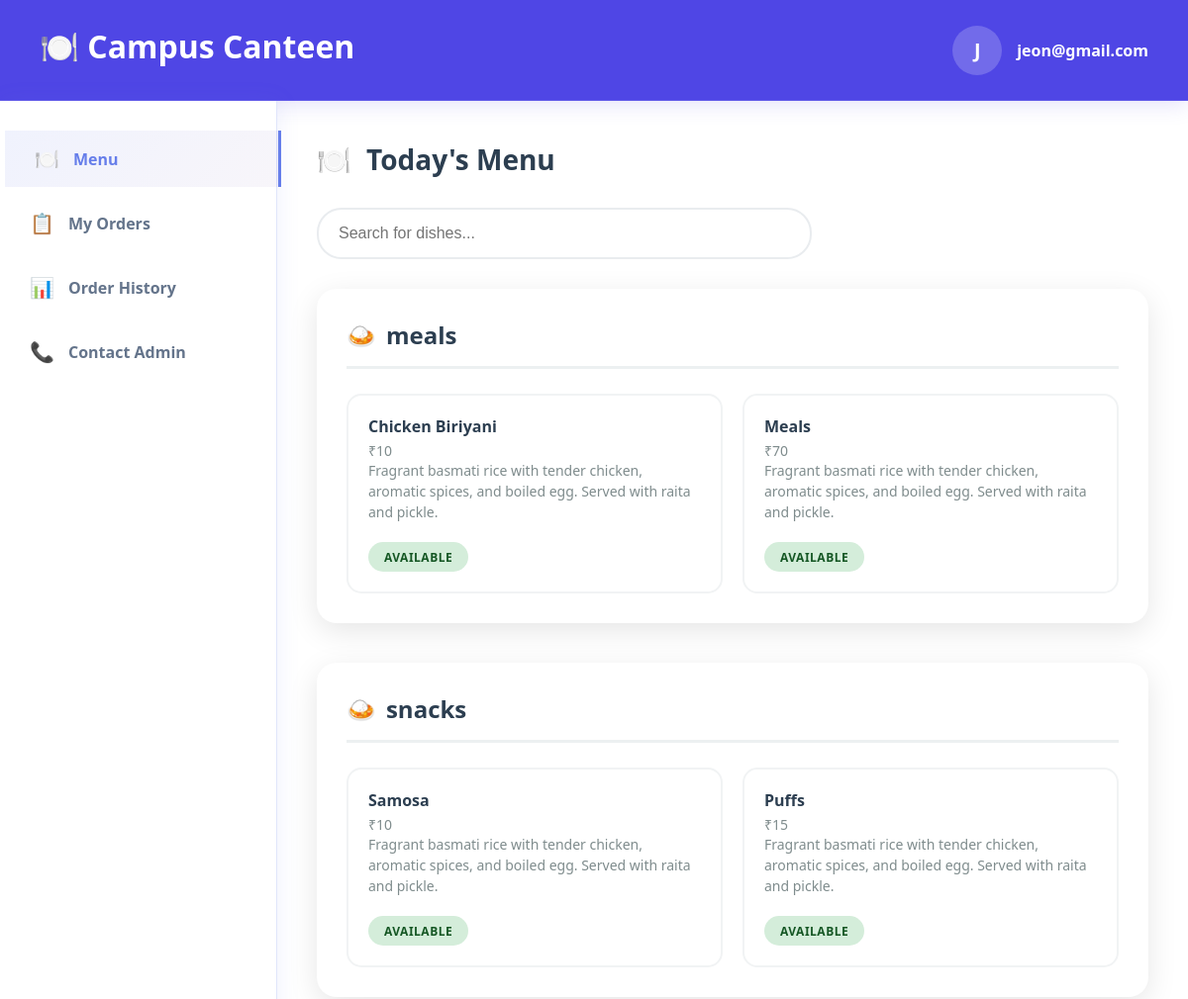
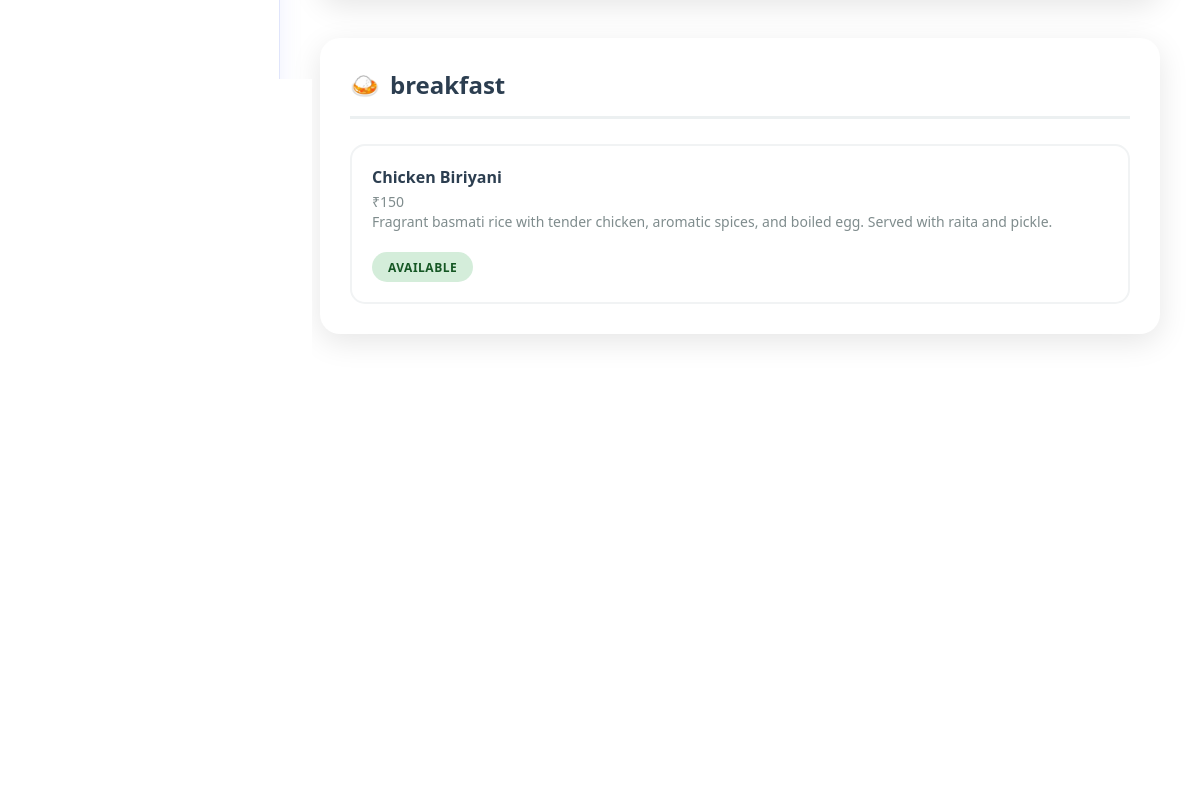
Screenshot of /public/students (signed in) with the database file from the repository (2 pictures, top to bottom).
### tables this page shows
CREATE TABLE `items` (
  `id` int(11) NOT NULL,
  `name` varchar(50) DEFAULT NULL,
  `price` decimal(5,0) NOT NULL,
  `canteen_id` int(11) DEFAULT NULL,
  `image_location` varchar(255) DEFAULT NULL,
  `status` enum('available','unavailable') NOT NULL DEFAULT 'available',
  `description` text NOT NULL,
  `category_id` int(11) DEFAULT NULL
);

### app/controllers/Students.php (called while the page is built, shortened)
<?php
class Students extends Controller
{
    public function index()
    {
        $cart = new Cart;
        $student_id = $_SESSION['STUDENT']->id;
        $college_id = $_SESSION['STUDENT']->college_id;
        $sql = "select canteen.id as canteen_id,items.id as item_id,
        items.name as item_name,categories.name as category_name,
        items.price as price from items join canteen on items.canteen_id = canteen.id join
        categories on items.category_id = categories.id join college
         on canteen.college_id = college.id where college.id = $college_id";
        $items = $this->query($sql);
        if (!empty($items)) {
            foreach ($items as $item) {
            $category = $item->category_name;
            if (!isset($grouped[$category])) {
                $grouped[$category] = [];
            }
                $grouped[$category][] = $item;
        }
            $data['grouped'] = $grouped;
        }
        $carts = $cart->join(
            ['items' => 'cart.item_id = items.id'],
            ['cart.student_id' => $student_id],
            'cart.*, items.name,items.price,items.canteen_id',
            'asc',
            'date'
        );
        $data['carts'] = $carts;
        $data['total'] = 0;
        $this->view('students/index', $data);
    }
}

### app/core/App.php (called while the page is built, shortened)
<?php
class App
{
    private $method = 'index';
    private function splitURL()
    {
        $URL = $_GET['url'] ?? 'home';
        $URL = explode("/", trim($URL, "/"));
        return $URL;
    }
    public function loadController()
    {
        $URL = $this->splitURL();
        $filename = "../app/controllers/" . ucfirst($URL[0]) . ".php";
        if (file_exists($filename)) {
            unset($URL[0]);
        } else {
            $filename = "../app/controllers/_404.php";
            if (file_exists($filename)) {
                require $filename;
                $this->controller = "_404";
            }
        }
        $controller = new $this->controller();
        call_user_func_array([$controller, $this->method], $URL);
    }
}

### public/index.php (called while the page is built, shortened)
<?php
$app = new App;
$app->loadController();

### app/core/Database.php (called while the page is built, shortened)
<?php
trait Database
{
    private function connect()
    {
        $string = "mysql:hostname=" . DBHOST . ";dbname=" . DBNAME;
        $con = new PDO($string, DBUSER, DBPASS);
        $con->setAttribute(PDO::ATTR_ERRMODE, PDO::ERRMODE_EXCEPTION);
        return $con;
    }
    public function query($query, $data = [], $returnInsertId = false)
    {
        $con = $this->connect();
        $stm = $con->prepare($query);
        $check  = $stm->execute($data);
        if ($check) {
            $result = $stm->fetchAll(PDO::FETCH_OBJ);
            if (is_array($result) && count($result)) {
                return $result;
            }
        }
        return false;
    }
}

### app/core/Model.php (called while the page is built, shortened)
<?php
trait Model
{
    protected $order_type = "desc";
    protected $order_column = "id";
    public function where($data, $data_not = [], $limit = '', $custom = '')
    {
        $keys = array_keys($data);
        $query = "select * from $this->table where ";
        foreach ($keys as $key) {
            $query .= $key . " = :" . $key . " AND ";
        }
        $query = trim($query, " AND ");
        $query .= " order by $this->order_column $this->order_type ";
        $data = array_merge($data, $data_not);
        return $this->query($query, $data);
    }
    public function join($joins = [], $where = [], $selectColumns = '*', $order_type = '', $order_by = '', $limit = '')
    {
        $query = "SELECT {$selectColumns} FROM {$this->table} ";
        foreach ($joins as $table => $onCondition) {
            $query .= "JOIN {$table} ON {$onCondition} ";
        }
        if (!empty($where)) {
            $query .= "WHERE ";
            foreach ($where as $condition => $value) {
                if (preg_match('/(.+)\s(>=|<=|<>|!=|=|>|<|LIKE)$/i', $condition, $matches)) {
                    $column = $matches[1];
                    $operator = $matches[2];
                } else {
                    $column = $condition;
                    $operator = '=';
                }
                $placeholder = str_replace(['.', ' '], '_', $column);
                $query .= "$column $operator :$placeholder AND ";
                $where[$placeholder] = $value;
                unset($where[$condition]);
            }
            $query = rtrim($query, ' AND ');
        }
        if (!empty($order_by)) {
            $this->order_column = $order_by;
        }
        if (!empty($order_type)) {
            $this->order_type = $order_type;
        }
        $query .= " ORDER BY {$this->order_column} {$this->order_type}";
        return $this->query($query, $where);
    }
}

### app/views/students/index.view.php (the view, shortened to what this page needs)
<!DOCTYPE html>
<html lang="en">
<head>
    <link rel="stylesheet" href="<?= ROOT ?>assets/css/index.css">
</head>
<body>
    <div class="app-container">
        <?php
        require 'header.view.php';
        ?>
        <div class="main-content">
            <?php
            require 'sidebar.view.php';
            ?>
            <div class="content-area">
                <div id="menu-page" class="page active">
                    <div class="page-title">
                        <span>🍽️</span>
                        <span>Today's Menu</span>
                    </div>
                    <input type="text" class="search-bar" data-from="s" placeholder="Search for dishes..." id="searchInput">
                    <div class="menu-grid">
                        <div class="menu-categories">
                            <?php if (!empty($grouped)): ?>
                                <?php foreach ($grouped as $key => $values): ?>
                                    <div class="category-section">
                                        <h2 class="category-title">
                                            <span>🍛</span>
                                            <span><?= $key ?></span>
                                        </h2>
                                        <div class="menu-items-grid">
                                            <?php foreach ($values as $value): ?>
                                                <div class="menu-item" data-item-id="<?= $value->item_id ?>">
                                                    <div class="item-header">
                                                        <div class="item-name"><?= ucwords($value->item_name) ?></div>
                                                        <div class="item-price">₹<?= $value->price ?></div>
                                                    </div>
                                                    <div class="item-description">Fragrant basmati rice with tender chicken, aromatic spices, and boiled egg. Served with raita and pickle.</div>
                                                    <div class="item-footer">
                                                        <div class="availability available">Available</div>
                                                    </div>
                                                </div>
                                            <?php endforeach; ?>
                                        </div>
                                    </div>
                                <?php endforeach; ?>
                            <?php endif; ?>
                        </div>
                        <form action="<?= ROOT ?>students/order">
                            <div class="cart-panel">
                                <div class="cart-header">
                                    <span class="cart-title">🛒 Your Order</span>
                                </div>
                                <div class="cart-items cart-item-template" id="cart-items">
                                    <div class="cart-summary" id="cart-summary">
                                        <div class="summary-row">
                                            <span>Subtotal:</span>
                                            <span id="subtotal">₹210</span>
                                        </div>
                                        <div class="summary-row">
                                            <span>Tax (5%):</span>
                                            <span id="tax">₹10.50</span>
                                        </div>
                                        <div class="summary-row summary-total">
                                            <span>Total:</span>
                                            <span id="total">₹ <h1=3 id="full-total-price"><?= $total ?></h3></span>
                                        </div>
                                        <button class="checkout-btn" id="checkout-btn" onclick="checkout()">
                                        </button>
                                    </div>
                                </div>
                            </div>
                        </form>
                    </div>
</body>
</html>

### public/assets/css/index.css (style rules this page uses)
* { margin: 0; padding: 0; box-sizing: border-box; }
body { font-family: "Segoe UI", Tahoma, Geneva, Verdana, sans-serif; min-height: 100vh; color: #333; overflow-x: hidden; }
.app-container { margin: 0 auto; background: white; min-height: 100vh; box-shadow: 0 0 30px rgba(0, 0, 0, 0.2); }
.cart-panel { width: 400px; background: white; border-radius: 20px; padding: 30px; box-shadow: 0 8px 30px rgba(0, 0, 0, 0.1); position: sticky; top: 40px; height: fit-content; overflow: hidden; }
.item-footer { display: flex; justify-content: space-between; align-items: center; }
.cart-header { display: flex; align-items: center; justify-content: center; gap: 12px; padding: 20px 0; background: #4f46e5; color: white; border-bottom: 2px solid #f1f3f4; }
.cart-title { font-size: 22px; font-weight: bold; color: #fff; text-align: center; }
.cart-items { padding: 20px; margin-bottom: 25px; max-height: 400px; overflow-y: auto; }
.cart-item-name, .item-name { font-weight: 600; font-size: 16px; color: #2c3e50; margin-bottom: 4px; }
.cart-item-price, .item-price { font-size: 14px; color: #7f8c8d; }
.cart-summary { padding: 20px 0; border-top: 2px solid #f1f3f4; background: #f9f9f9; }
.summary-row { display: flex; justify-content: space-between; margin-bottom: 12px; font-size: 14px; color: #666; }
.summary-total { font-weight: bold; font-size: 20px; color: #2c3e50; border-top: 1px solid #dee2e6; padding-top: 15px; }
.checkout-btn, .addCart-btn, .addCart-btn-success { width: 100%; padding: 15px; background: #4f46e5; color: white; border: none; border-radius: 8px; font-size: 16px; font-weight: 600; cursor: pointer; transition: all 0.3s; margin-top: 15px; }
.main-content { display: flex; min-height: calc(100vh - 120px); }
.menu-grid { display: grid; grid-template-columns: 1fr 350px; gap: 40px; }
.menu-categories { display: flex; flex-direction: column; gap: 40px; }
.category-section { background: white; border-radius: 20px; padding: 30px; box-shadow: 0 8px 30px rgba(0, 0, 0, 0.1); }
.category-title { font-size: 24px; font-weight: bold; color: #2c3e50; margin-bottom: 25px; padding-bottom: 15px; border-bottom: 3px solid #ecf0f1; display: flex; align-items: center; gap: 10px; }
.menu-items-grid { display: grid; grid-template-columns: repeat(auto-fit, minmax(320px, 1fr)); gap: 20px; }
.menu-item { background: #fff; border-radius: 15px; padding: 20px; border: 2px solid #f1f3f4; transition: all 0.3s ease; cursor: pointer; }
.item-description { color: #7f8c8d; font-size: 14px; margin-bottom: 20px; line-height: 1.5; }
.availability { padding: 7px 16px; border-radius: 25px; font-size: 12px; font-weight: 700; text-transform: uppercase; letter-spacing: 0.5px; height: 30px; }
.available { background: #d4edda; color: #155724; }
.page-title { font-size: 28px; font-weight: bold; color: #2c3e50; margin-bottom: 30px; display: flex; align-items: center; gap: 15px; }
.search-bar { width: 100%; max-width: 500px; padding: 15px 20px; border: 2px solid #e9ecef; border-radius: 25px; font-size: 16px; margin-bottom: 30px; transition: all 0.3s ease; }
@media (max-width: 1200px) { .menu-grid { grid-template-columns: 1fr; gap: 30px; } }
@media (max-width: 1200px) { .cart-panel { position: relative; top: 0; } }

### public/assets/css/sidebar.css (style rules this page uses)
.content-area { flex: 1; padding: 40px; overflow-y: auto; }

### rows the page displays
items: name "Chicken Biriyani", price "10"
items: name "Meals", price "70"
items: name "Samosa", price "10"
items: name "Puffs", price "15"
items: name "Chicken Biriyani", price "150"

### other values shown
$_SESSION['STUDENT']->email[0] "J"
$_SESSION['STUDENT']->email "jeon@gmail.com"
$key "meals"
$key "snacks"
$key "breakfast"
